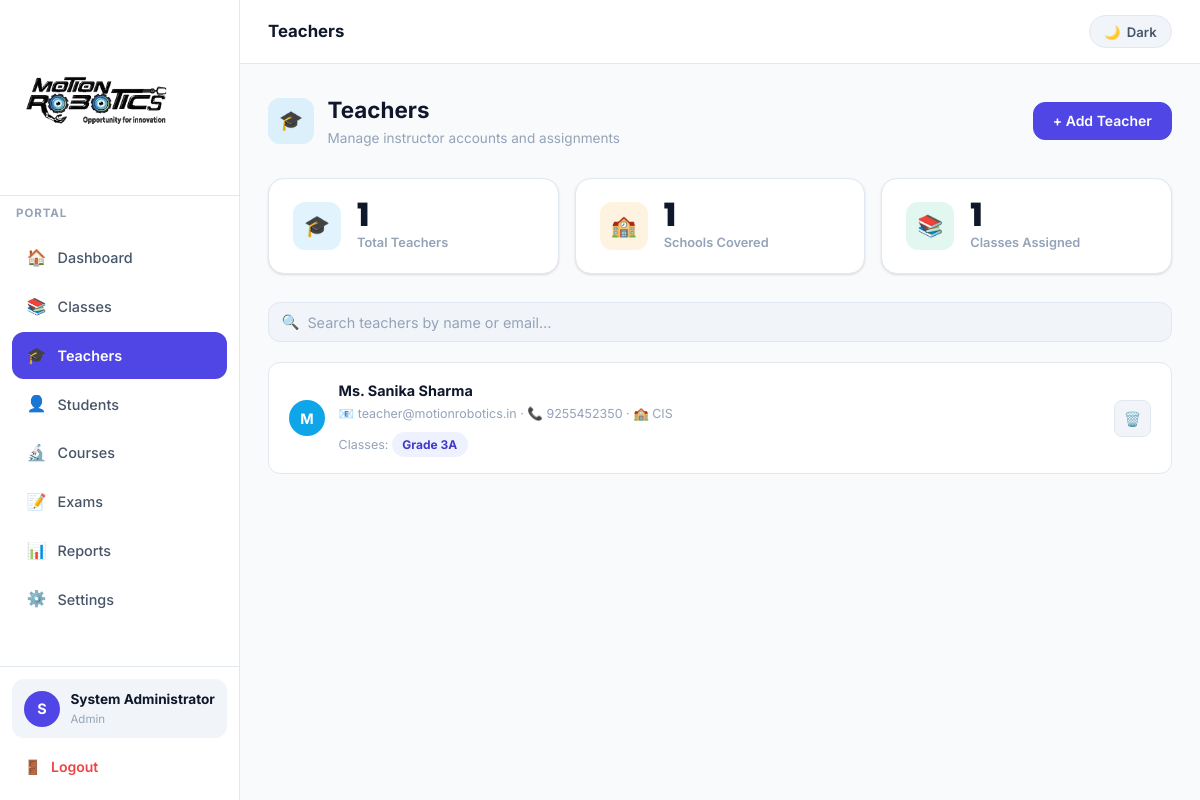
The app's page /admin/teachers (signed in) with its own data.
### app.py (models this page shows, shortened)
class User(db.Model):
    id            = db.Column(db.Integer, primary_key=True)
    username      = db.Column(db.String(80), unique=True, nullable=False)
    email         = db.Column(db.String(120), unique=True, nullable=False)
    password_hash = db.Column(db.String(200), nullable=False)
    role          = db.Column(db.String(20), nullable=False)   # admin / teacher / student
    full_name     = db.Column(db.String(120))
    phone         = db.Column(db.String(20))
    school_name   = db.Column(db.String(120))
    roll_number   = db.Column(db.String(40))
    avatar_color  = db.Column(db.String(20), default='#4F46E5')
    is_active     = db.Column(db.Boolean, default=True)
    created_at    = db.Column(db.DateTime, default=datetime.utcnow)

class TeacherClass(db.Model):
    id         = db.Column(db.Integer, primary_key=True)
    teacher_id = db.Column(db.Integer, db.ForeignKey('user.id'), nullable=False)
    class_id   = db.Column(db.Integer, db.ForeignKey('class.id'), nullable=False)
    teacher    = db.relationship('User', backref='teacher_classes')

class Class(db.Model):
    id              = db.Column(db.Integer, primary_key=True)
    name            = db.Column(db.String(100), nullable=False)
    school_name     = db.Column(db.String(120))
    robotics_level  = db.Column(db.String(80))   # one of ROBOTICS_LEVELS or None
    created_at      = db.Column(db.DateTime, default=datetime.utcnow)
    teacher_classes = db.relationship('TeacherClass', backref='cls', cascade='all,delete-orphan')
    student_classes = db.relationship('StudentClass', backref='cls', cascade='all,delete-orphan')

### app.py (the view)
@app.route('/admin/teachers')
@role_required('admin')
def admin_teachers():
    q = request.args.get('q','')
    query = User.query.filter_by(role='teacher')
    if q: query = query.filter(User.full_name.contains(q)|User.email.contains(q))
    teachers = query.order_by(User.created_at.desc()).all()
    classes  = Class.query.order_by(Class.name).all()
    stats = dict(
        total_teachers  = User.query.filter_by(role='teacher').count(),
        schools_covered = db.session.query(db.func.count(db.func.distinct(User.school_name))).filter(User.role=='teacher').scalar() or 0,
        classes_assigned= TeacherClass.query.count(),
    )
    return render_template('admin/teachers.html', teachers=teachers, classes=classes, q=q, **stats)

### app.py (called while the page is built)
@app.context_processor
def inject_enumerate():
    return dict(enumerate=enumerate)

def role_required(*roles):
    def dec(f):
        @wraps(f)
        def d(*a, **kw):
            if 'user_id' not in session: return redirect(url_for('login'))
            if session.get('role') not in roles:
                flash('Access denied.', 'error')
                return redirect(url_for('dashboard'))
            return f(*a, **kw)
        return d
    return dec

def get_current_user():
    if 'user_id' in session: return User.query.get(session['user_id'])
    return None

@app.context_processor
def inject_globals():
    return dict(current_user=get_current_user(), ROBOTICS_LEVELS=ROBOTICS_LEVELS)

### templates/admin/teachers.html (shortened to what this page needs)
{% extends 'admin/base_admin.html' %}
{% block page_title %}Teachers{% endblock %}
{% block content %}
<div class="page-header">
  <div class="page-title-wrap">
    <div class="page-icon" style="background:rgba(14,165,233,.12); color:var(--secondary);">🎓</div>
    <div><div class="page-h1">Teachers</div><div class="page-sub">Manage instructor accounts and assignments</div></div>
  </div>
  <button class="btn btn-primary" onclick="openModal('addTeacherModal')">+ Add Teacher</button>
</div>
<div class="stats-row">
  <div class="stat-card"><div class="stat-icon" style="background:rgba(14,165,233,.12);">🎓</div>
    <div><div class="stat-number" data-count="{{ total_teachers }}">{{ total_teachers }}</div><div class="stat-label">Total Teachers</div></div></div>
  <div class="stat-card"><div class="stat-icon" style="background:rgba(245,158,11,.12);">🏫</div>
    <div><div class="stat-number" data-count="{{ schools_covered }}">{{ schools_covered }}</div><div class="stat-label">Schools Covered</div></div></div>
  <div class="stat-card"><div class="stat-icon" style="background:rgba(16,185,129,.12);">📚</div>
    <div><div class="stat-number" data-count="{{ classes_assigned }}">{{ classes_assigned }}</div><div class="stat-label">Classes Assigned</div></div></div>
</div>
<div class="search-bar">
  <div class="search-wrap">
    <span class="search-icon">🔍</span>
    <input type="text" class="form-control" placeholder="Search teachers by name or email…"
      oninput="filterTeachers(this.value)">
  </div>
</div>
{% if teachers %}
<div style="display:flex; flex-direction:column; gap:.6rem;" id="teacherList">
  {% for t in teachers %}
  <div class="item-row t-row" data-search="{{ (t.full_name + ' ' + t.email)|lower }}">
    <div class="avatar" style="background:{{ t.avatar_color }};">
      {{ (t.full_name or t.username)[0].upper() }}
    </div>
    <div class="item-info">
      <div class="item-title">{{ t.full_name or t.username }}</div>
      <div class="item-meta">
        📧 {{ t.email }}
        {% if t.phone %} · 📞 {{ t.phone }}{% endif %}
        {% if t.school_name %} · 🏫 {{ t.school_name }}{% endif %}
      </div>
      {% if t.teacher_classes %}
      <div class="item-meta mt-1">
        Classes:
        {% for tc in t.teacher_classes %}
          <span class="badge badge-primary" style="margin-right:.25rem;">{{ tc.cls.name }}</span>
        {% endfor %}
      </div>
      {% else %}
      <div class="item-meta mt-1"><span class="badge badge-gray">No classes assigned</span></div>
      {% endif %}
    </div>
    <div class="item-actions">
      <form method="POST" action="{{ url_for('admin_delete_teacher', tid=t.id) }}" data-confirm="Delete teacher {{ t.full_name }}? This cannot be undone.">
        <button class="btn btn-icon btn-ghost" type="submit" title="Delete">🗑️</button>
      </form>
    </div>
  </div>
  {% endfor %}
</div>
{% endif %}
{% endblock %}

### templates/base.html (shortened to what this page needs)
<!DOCTYPE html>
<html lang="en" data-theme="light">
<head>
  <link rel="stylesheet" href="{{ url_for('static', filename='css/main.css') }}">
</head>
<body>
<div class="app-layout">
  <aside class="sidebar" id="sidebar">
    <div class="sidebar-brand">
      <img src="{{ url_for('static', filename='logo.png') }}" alt="Motion Robotics" class="sidebar-logo">
    </div>
    {% if current_user %}
    <div class="sidebar-context">{{ current_user.school_name or 'Portal' }}</div>
    {% endif %}
    <nav class="sidebar-nav">
      {% block sidebar_nav %}{% endblock %}
    </nav>
    <div class="sidebar-footer">
      {% if current_user %}
      <div class="user-card">
        <div class="avatar" style="background:{{ current_user.avatar_color }}">
          {{ (current_user.full_name or current_user.username)[0].upper() }}
        </div>
        <div>
          <div class="user-name">{{ current_user.full_name or current_user.username }}</div>
          <div class="user-role">{{ current_user.role.title() }}</div>
        </div>
      </div>
      {% endif %}
      <a href="{{ url_for('logout') }}" class="logout-link">
        <span>🚪</span> Logout
      </a>
    </div>
  </aside>
  <div class="main-area">
    <header class="topbar">
      <h1 class="topbar-title">{% block page_title %}Dashboard{% endblock %}</h1>
      <div class="topbar-right">
        <button class="theme-btn" onclick="toggleTheme()">
          <span class="theme-icon">🌙</span>
          <span class="theme-label">Dark</span>
        </button>
      </div>
    </header>
    <main class="page-content">
      {% block content %}{% endblock %}
    </main>
  </div>
</div>
</body>
</html>

### records on screen
User: school_name "PORTAL", full_name "S", full_name "System Administrator", role "Admin"
User: full_name "M", full_name "Ms. Sanika Sharma", email "teacher@motionrobotics.in", phone "9255452350", school_name "CIS"
TeacherClass: cls.name "Grade 3A"

### other values on screen
{{ total_teachers }} "1"
{{ schools_covered }} "1"
{{ classes_assigned }} "1"
